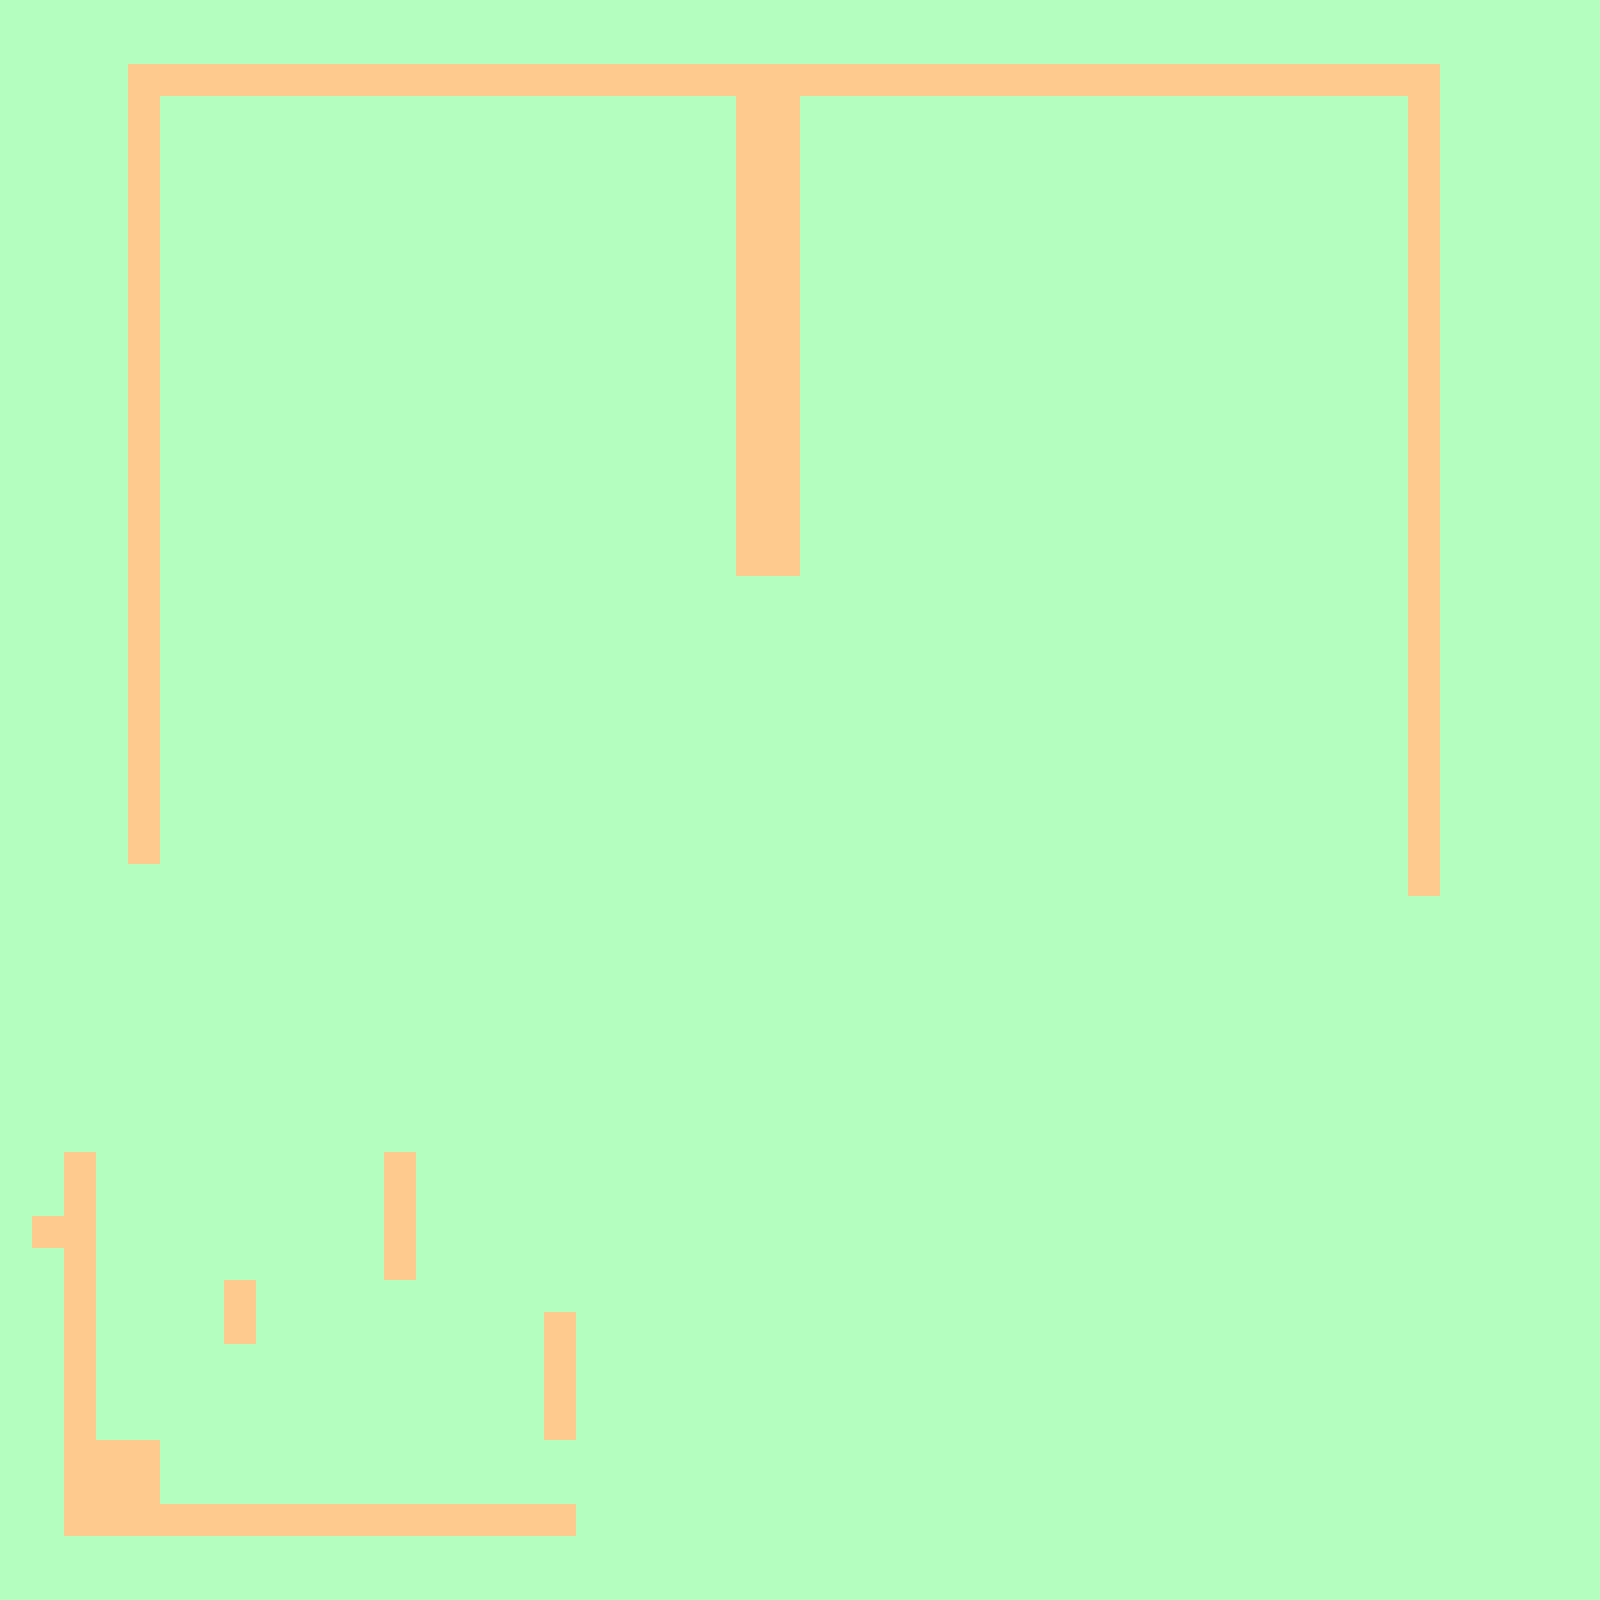

This game map was drawn from its Tiled (.tmx) file and the tilesets committed beside it. A one-line description and the trimmed map source follow:
An orthogonal 50x50 tile map with 32x32 px tiles, 2 tile layers (ground, foreground), 3 tilesets and 17 objects (12x enemy).

<map version="1.0" orientation="orthogonal" renderorder="right-down" width="50" height="50" tilewidth="32" tileheight="32" nextobjectid="37">
 <tileset firstgid="1" name="tiles" tilewidth="32" tileheight="32" tilecount="2">
  <image source="tiles.png" width="64" height="32" />
  <tile id="0">
   <properties>
    <property name="blocked" value="0" />
   </properties>
  </tile>
  <tile id="1">
   <properties>
    <property name="blocked" value="1" />
   </properties>
  </tile>
 </tileset>
 <tileset firstgid="3" name="enemySheet" tilewidth="41" tileheight="64" tilecount="8">
  <image source="bubblesidle.png" width="336" height="64" />
 </tileset>
 <tileset firstgid="11" name="enemy" tilewidth="37" tileheight="54" tilecount="1">
  <image source="bearidle.png" width="37" height="54" />
 </tileset>
 <layer name="ground" width="50" height="50">
  <data>[2500 cells, 2500 non-empty, 1 distinct tile ids]</data>
 </layer>
 <layer name="foreground" width="50" height="50">
  <data>[2500 cells, 162 non-empty, 1 distinct tile ids]</data>
 </layer>
 <objectgroup name="objects">
  <object id="16" name="enemy" type="enemy" gid="11" x="138.219" y="1245.91" width="37" height="54" />
  <object id="17" name="enemy" type="enemy" gid="11" x="237.721" y="1193.17" width="37" height="54" />
  <object id="18" name="enemy" type="enemy" gid="11" x="335.234" y="1192.17" width="37" height="54" />
  <object id="19" name="enemy" type="enemy" gid="11" x="506.378" y="1228.99" width="37" height="54" />
  <object id="20" name="enemy" type="enemy" gid="11" x="780.01" y="939.438" width="37" height="54" />
  <object id="21" name="enemy" type="enemy" gid="11" x="923.294" y="863.816" width="37" height="54" />
  <object id="22" name="enemy" type="enemy" gid="11" x="1085.48" y="958.343" width="37" height="54" />
  <object id="23" name="enemy" type="enemy" gid="11" x="930.259" y="1092.67" width="37" height="54" />
  <object id="24" name="enemy" type="enemy" gid="11" x="800.905" y="1057.85" width="37" height="54" />
  <object id="25" name="enemy" type="enemy" gid="11" x="818.816" y="873.766" width="37" height="54" />
  <object id="26" name="enemy" type="enemy" gid="11" x="1020.81" y="877.746" width="37" height="54" />
  <object id="28" name="enemy" type="enemy" gid="11" x="1036.73" y="1062.82" width="37" height="54" />
  <object id="30" x="152.239" y="1211.94" />
  <object id="31" x="172.139" y="1216.92" height="0.995025" />
  <object id="32" x="162.189" y="1217.91" />
  <object id="33" x="162.189" y="1217.91" />
  <object id="36" x="152.239" y="1222.89" />
 </objectgroup>
</map>
